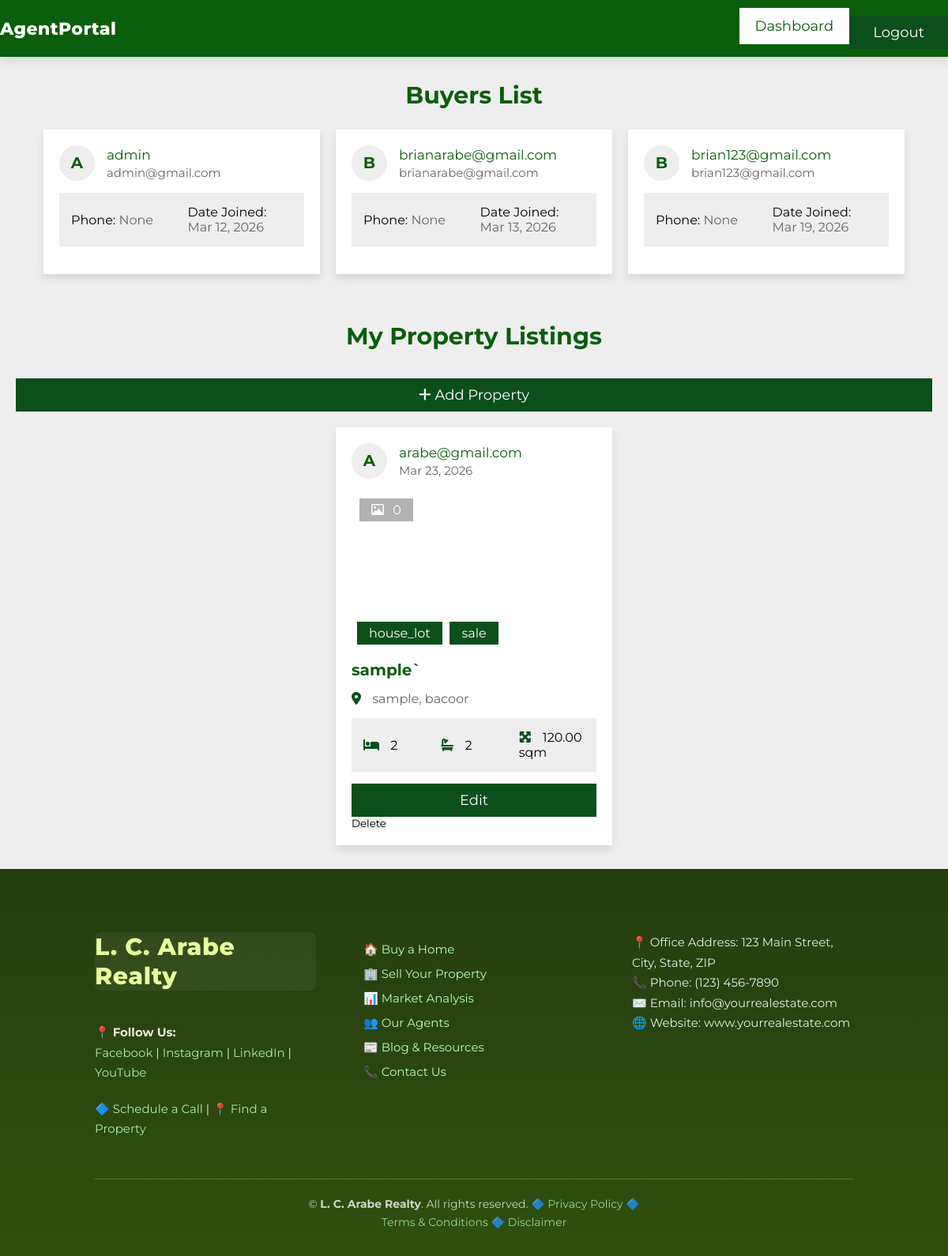
The app's page /agent/dashboard/ (signed in), older data.
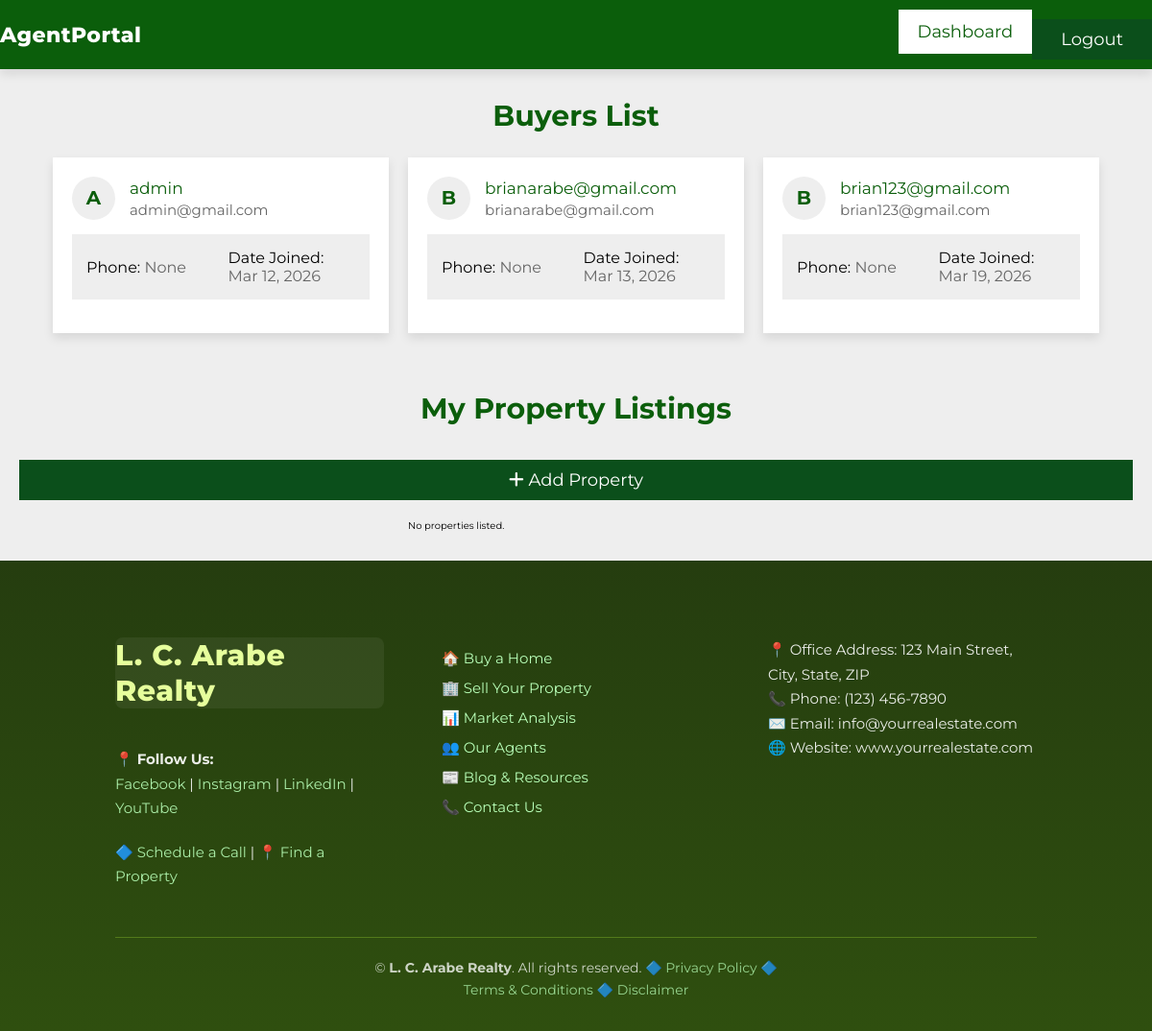
The same page, newer data.
### app/models.py (models this page shows, shortened)
class CustomUser(AbstractUser):
    phone = models.CharField(max_length=15, blank=True, null=True)
    USER_TYPE = (
        ('buyer', 'Buyer'),
        ('agent', 'Agent'),
        ('broker', 'Broker'),
    )
    user_type = models.CharField(max_length=10, choices=USER_TYPE, default='buyer')
    is_verified = models.BooleanField(default=False)

class Property(models.Model):
    PROPERTY_TYPE = [
        ('house_lot', 'House and Lot'),
    ]
    LISTING_STATUS = [
        ('sale', 'For Sale'),
    ]
    title = models.CharField(max_length=200)
    description = models.TextField()
    property_type = models.CharField(
        max_length=20,
        choices=PROPERTY_TYPE,
        default='house_lot'
    )
    listing_status = models.CharField(
        max_length=10,
        choices=LISTING_STATUS,
        default='sale'
    )
    price = models.DecimalField(max_digits=12, decimal_places=2)
    location = models.CharField(max_length=255)
    city = models.CharField(max_length=100)
    province = models.CharField(max_length=100)
    bedrooms = models.IntegerField()
    bathrooms = models.IntegerField()
    floor_area = models.DecimalField(max_digits=10, decimal_places=2)
    lot_area = models.DecimalField(max_digits=10, decimal_places=2)
    parking_spaces = models.IntegerField(default=0)
    image = models.ImageField(upload_to='property_images/', blank=True, null=True)
    agent = models.ForeignKey(
        settings.AUTH_USER_MODEL,
        on_delete=models.CASCADE
    )
    created_at = models.DateTimeField(auto_now_add=True)
    is_available = models.BooleanField(default=True)

### app/views.py (the view)
# urls.py: path('agent/dashboard/', agent_dashboard_view, name='agent_dashboard'),
@login_required
def agent_dashboard_view(request):
    buyers = CustomUser.objects.filter(user_type="buyer")
    properties = Property.objects.filter(agent=request.user)
    context = {
        "buyers": buyers,
        "properties": properties,
    }
    return render(request, "agent_dashboard.html", context)

### app/templates/agent_dashboard.html (shortened to what this page needs)
{% load static %}
<!DOCTYPE html>
<html lang="en">
<head>
<link rel="stylesheet" href="{% static 'css/style.css' %}">
<link rel="stylesheet" href="https://cdnjs.cloudflare.com/ajax/libs/font-awesome/6.2.0/css/all.min.css">
</head>
<body>
<header class="header">
<nav class="navbar nav-1">
<div class="flex">
<a href="#" class="logo">AgentPortal</a>
<ul>
<li><a href="{% url 'agent_dashboard' %}">Dashboard</a></li>
<li>
<form action="{% url 'logout' %}" method="post">
<button type="submit" class="inline-btn">Logout</button>
</form>
</li>
</ul>
</div>
</nav>
</header>
<section class="listings">
<h1 class="heading">Buyers List</h1>
<div class="box-container">
{% for buyer in buyers %}
<div class="box">
<div class="admin">
<h3>{{ buyer.username|slice:":1"|upper }}</h3>
<div>
<p>{{ buyer.username }}</p>
<span>{{ buyer.email }}</span>
</div>
</div>
<div class="flex">
<p>Phone: <span>{{ buyer.phone }}</span></p>
<p>Date Joined: <span>{{ buyer.date_joined|date:"M d, Y" }}</span></p>
</div>
</div>
{% empty %}
<p>No buyers found.</p>
{% endfor %}
</div>
</section>
<section class="listings">
<h1 class="heading">My Property Listings</h1>
<div style="text-align:right; margin-bottom:20px;">
<a href="{% url 'add_property' %}" class="btn">
<i class="fas fa-plus"></i> Add Property
</a>
</div>
{% include "agent/listings.html" %}
</section>
{% include "components/footer.html" %}
</body>
</html>

### app/templates/agent/listings.html (shortened to what this page needs)
<div class="box-container">
{% for property in properties %}
<div class="box">
<div class="admin">
<h3>{{ property.agent.username|first|upper }}</h3>
<div>
<p>{{ property.agent.username }}</p>
<span>{{ property.created_at|date:"M d, Y" }}</span>
</div>
</div>
<div class="thumb">
<p class="total-images">
<i class="far fa-image"></i>
<span>{{ property.images.count }}</span>
</p>
<p class="type">
<span>{{ property.property_type }}</span>
<span>{{ property.listing_status }}</span>
</p>
</div>
<h3 class="name">{{ property.title }}</h3>
<p class="location">
<i class="fas fa-map-marker-alt"></i>
<span>{{ property.location }}, {{ property.city }}</span>
</p>
<div class="flex">
<p><i class="fas fa-bed"></i> {{ property.bedrooms }}</p>
<p><i class="fas fa-bath"></i> {{ property.bathrooms }}</p>
<p><i class="fas fa-maximize"></i> {{ property.floor_area }} sqm</p>
</div>
<div style="margin-top:10px;">
<a href="{% url 'edit_property' property.id %}" class="btn">Edit</a>
<form action="{% url 'delete_property' property.id %}" method="post" style="display:inline;">
    <button type="submit" class="delete-btn">Delete</button>
</form>
</div>
</div>
{% empty %}
<p>No properties listed.</p>
{% endfor %}
</div>

### app/templates/components/footer.html (shortened to what this page needs)
{% load static %}
 <link rel="stylesheet" href="{% static 'css/style.css' %}">
<footer class="footer">
        <div class="footer-container">
            <div class="footer-section">
                <h2 class="logo">L. C. Arabe Realty</h2>
                <p class="follow">📍 <strong>Follow Us:</strong></p>
                <p class="social-links">
                    <a href="#">Facebook</a> |
                    <a href="#">Instagram</a> |
                    <a href="#">LinkedIn</a> |
                    <a href="#">YouTube</a>
                </p>
                <p class="actions">
                    🔷 <a href="#">Schedule a Call</a> |
                    📍 <a href="#">Find a Property</a>
                </p>
            </div>
            <div class="footer-section">
                <ul class="footer-links">
                    <li>🏠 <a href="#">Buy a Home</a></li>
                    <li>🏢 <a href="#">Sell Your Property</a></li>
                    <li>📊 <a href="#">Market Analysis</a></li>
                    <li>👥 <a href="#">Our Agents</a></li>
                    <li>📰 <a href="#">Blog & Resources</a></li>
                    <li>📞 <a href="#">Contact Us</a></li>
                </ul>
            </div>
            <div class="footer-section">
                <p>📍 Office Address: 123 Main Street, City, State, ZIP</p>
                <p>📞 Phone: (123) 456-7890</p>
                <p>✉️ Email: info@yourrealestate.com</p>
                <p>🌐 Website: www.yourrealestate.com</p>
            </div>
        </div>
        <hr>
        <div class="footer-bottom">
            <p>
                ©  <strong>L. C. Arabe Realty</strong>. All rights reserved.
                🔷 <a href="#">Privacy Policy</a>
                🔷 <a href="#">Terms & Conditions</a>
                🔷 <a href="#">Disclaimer</a>
            </p>
        </div>
    </footer>

### static/css/style.css (style rules this page uses)
:root { --main-color:#0b4f1b; --light-color:#666; --light-bg:#eee; --white:#fff; --black:#0b5e0b; --border:.1rem solid var(--light-color); --box-shodow:0 .5rem 1rem rgba(0,0,0,.1); }
* { font-family: 'Montserrat', sans-serif; margin: 0; padding: 0; box-sizing: border-box; outline: none; border: none; text-decoration: none; }
.logo { display: flex; align-items: center; gap: 14px; color: #ffffff; font-size: 22px; font-weight: 800; letter-spacing: 0.4px; }
html { font-size: 62.5%; overflow-x: hidden; scroll-behavior: smooth; scroll-padding-top: 10rem; }
body { background-color: var(--light-bg); }
section { padding: 3rem 2rem; max-width: 1200px; margin: 0 auto; }
.heading { text-align: center; padding-bottom: 2.5rem; font-size: 3rem; color: var(--black); text-transform: capitalize; }
.btn, .inline-btn { margin-top: 1rem; padding: 1rem 3rem; background-color: var(--main-color); color: var(--white); cursor: pointer; text-align: center; font-size: 1.8rem; text-transform: capitalize; }
.btn { display: block; width: 100%; }
.inline-btn { display: inline-block; }
.header { position: sticky; top: 0; left: 0; right: 0; z-index: 1000; box-shadow: var(--box-shodow); }
.header .navbar.nav-1 .flex { padding-top: 1rem; padding-bottom: 1rem; }
.header .navbar.nav-1 { background-color: var(--black); }
.header .navbar .flex { display: flex; align-items: center; justify-content: space-between; }
.header .navbar .flex .logo { font-size: 2.2rem; color: var(--white); }
.header .navbar .flex ul { list-style: none; }
.header .navbar .flex ul li { float: left; position: relative; }
.header .navbar .flex ul li a { display: inline-block; padding: 1.2rem 2rem; font-size: 1.8rem; color: var(--black); background-color: var(--white); }
.listings .box-container { display: grid; grid-template-columns: repeat(auto-fit, 35rem); gap: 2rem; justify-content: center; align-items: flex-start; }
.listings .box-container .box { background-color: var(--white); box-shadow: var(--box-shodow); padding: 2rem; overflow-x: hidden; }
.listings .box-container .box .admin { display: flex; align-items: center; gap: 1.5rem; }
.listings .box-container .box .admin h3 { height: 4.5rem; line-height: 4.4rem; width: 4.5rem; border-radius: 50%; font-size: 2rem; color: var(--black); background-color: var(--light-bg); text-align:center; }
.listings .box-container .box .admin p { font-size: 1.7rem; color: var(--black); padding-bottom: .3rem; }
.listings .box-container .box .admin span { font-size: 1.5rem; color: var(--light-color); }
.listings .box-container .box .flex { display: flex; background-color: var(--light-bg); padding: 1.5rem; justify-content: space-between; align-items: center; margin: 1.5rem 0; flex-wrap: wrap; gap: 1.5rem; }
.listings .box-container .box .flex p { font-size: 1.6rem; flex: 1 1 4rem; }
.listings .box-container .box .flex p span { color: var(--light-color); }
.footer { background: linear-gradient(180deg, #253d0f, #2f4f0f); color: #ffffff; padding: 80px 120px 30px; font-size: 15px; }
.footer-container { display: flex; justify-content: space-between; flex-wrap: wrap; gap: 60px; max-width: 1400px; margin: 0 auto; }
.footer-section { flex: 1; min-width: 260px; }
.footer .logo { display: inline-block; margin-bottom: 20px; font-size: 30px; font-weight: 800; color: #e6ff9c; letter-spacing: 0.6px; border-radius: 8px; background: rgba(255, 255, 255, 0.06); }
.footer p { line-height: 1.7; max-width: 420px; opacity: 0.9; }
.footer a { color: #b8ffb8; text-decoration: none; transition: color 0.3s ease; }
.footer-links { list-style: none; padding: 0; margin-top: 12px; }
.footer-links li { margin: 12px 0; }
.follow, .actions { margin-top: 20px; }
.footer hr { border: none; border-top: 1px solid rgba(154, 205, 50, 0.35); margin: 50px 0 20px; }
.footer-bottom { display: flex; justify-content: center; align-items: center; gap: 12px; text-align: center; font-size: 14px; opacity: 0.85; }

Row changes from the older to the newer data that the page shows:
removed Property: agent.username|first "A", agent.username "arabe@gmail.com", created_at "Mar 23, 2026", images.count "0", property_type "house_lot", listing_status "sale", title "sample`", location "sample", city "bacoor", bedrooms "2", bathrooms "2", floor_area "120.00"
Text that changed along with them:
text now shown: "No properties listed."
